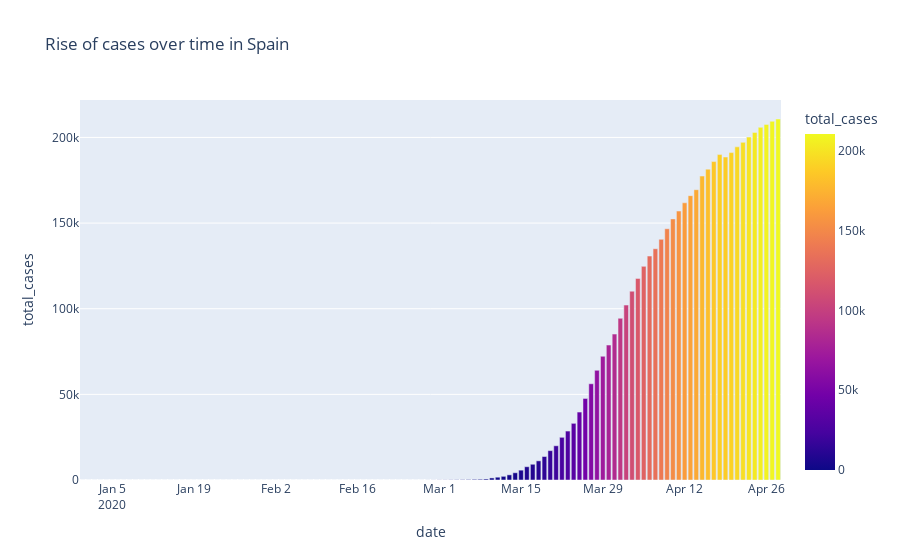

Notebook source saved alongside this figure:
### Code cell
px.bar(spain, x = 'date', y ='total_cases', color = 'total_cases', title = 'Rise of cases over time in Spain')
